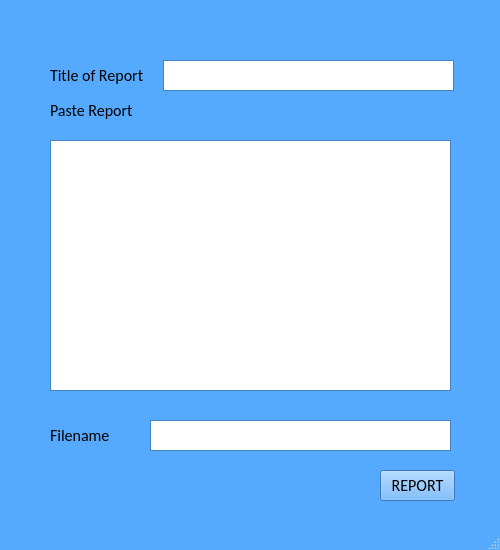
<?xml version="1.0" encoding="UTF-8"?>
<ui version="4.0">
 <class>MainWindow</class>
 <widget class="QMainWindow" name="MainWindow">
  <property name="geometry">
   <rect>
    <x>0</x>
    <y>0</y>
    <width>500</width>
    <height>550</height>
   </rect>
  </property>
  <property name="palette">
   <palette>
    <active>
     <colorrole role="WindowText">
      <brush brushstyle="SolidPattern">
       <color alpha="255">
        <red>0</red>
        <green>0</green>
        <blue>0</blue>
       </color>
      </brush>
     </colorrole>
     <colorrole role="Button">
      <brush brushstyle="SolidPattern">
       <color alpha="255">
        <red>85</red>
        <green>170</green>
        <blue>255</blue>
       </color>
      </brush>
     </colorrole>
     <colorrole role="Light">
      <brush brushstyle="SolidPattern">
       <color alpha="255">
        <red>213</red>
        <green>234</green>
        <blue>255</blue>
       </color>
      </brush>
     </colorrole>
     <colorrole role="Midlight">
      <brush brushstyle="SolidPattern">
       <color alpha="255">
        <red>149</red>
        <green>202</green>
        <blue>255</blue>
       </color>
      </brush>
     </colorrole>
     <colorrole role="Dark">
      <brush brushstyle="SolidPattern">
       <color alpha="255">
        <red>42</red>
        <green>85</green>
        <blue>127</blue>
       </color>
      </brush>
     </colorrole>
     <colorrole role="Mid">
      <brush brushstyle="SolidPattern">
       <color alpha="255">
        <red>56</red>
        <green>113</green>
        <blue>170</blue>
       </color>
      </brush>
     </colorrole>
     <colorrole role="Text">
      <brush brushstyle="SolidPattern">
       <color alpha="255">
        <red>0</red>
        <green>0</green>
        <blue>0</blue>
       </color>
      </brush>
     </colorrole>
     <colorrole role="BrightText">
      <brush brushstyle="SolidPattern">
       <color alpha="255">
        <red>255</red>
        <green>255</green>
        <blue>255</blue>
       </color>
      </brush>
     </colorrole>
     <colorrole role="ButtonText">
      <brush brushstyle="SolidPattern">
       <color alpha="255">
        <red>0</red>
        <green>0</green>
        <blue>0</blue>
       </color>
      </brush>
     </colorrole>
     <colorrole role="Base">
      <brush brushstyle="SolidPattern">
       <color alpha="255">
        <red>255</red>
        <green>255</green>
        <blue>255</blue>
       </color>
      </brush>
     </colorrole>
     <colorrole role="Window">
      <brush brushstyle="SolidPattern">
       <color alpha="255">
        <red>85</red>
        <green>170</green>
        <blue>255</blue>
       </color>
      </brush>
     </colorrole>
     <colorrole role="Shadow">
      <brush brushstyle="SolidPattern">
       <color alpha="255">
        <red>0</red>
        <green>0</green>
        <blue>0</blue>
       </color>
      </brush>
     </colorrole>
     <colorrole role="AlternateBase">
      <brush brushstyle="SolidPattern">
       <color alpha="255">
        <red>170</red>
        <green>212</green>
        <blue>255</blue>
       </color>
      </brush>
     </colorrole>
     <colorrole role="ToolTipBase">
      <brush brushstyle="SolidPattern">
       <color alpha="255">
        <red>255</red>
        <green>255</green>
        <blue>220</blue>
       </color>
      </brush>
     </colorrole>
     <colorrole role="ToolTipText">
      <brush brushstyle="SolidPattern">
       <color alpha="255">
        <red>0</red>
        <green>0</green>
        <blue>0</blue>
       </color>
      </brush>
     </colorrole>
    </active>
    <inactive>
     <colorrole role="WindowText">
      <brush brushstyle="SolidPattern">
       <color alpha="255">
        <red>0</red>
        <green>0</green>
        <blue>0</blue>
       </color>
      </brush>
     </colorrole>
     <colorrole role="Button">
      <brush brushstyle="SolidPattern">
       <color alpha="255">
        <red>85</red>
        <green>170</green>
        <blue>255</blue>
       </color>
      </brush>
     </colorrole>
     <colorrole role="Light">
      <brush brushstyle="SolidPattern">
       <color alpha="255">
        <red>213</red>
        <green>234</green>
        <blue>255</blue>
       </color>
      </brush>
     </colorrole>
     <colorrole role="Midlight">
      <brush brushstyle="SolidPattern">
       <color alpha="255">
        <red>149</red>
        <green>202</green>
        <blue>255</blue>
       </color>
      </brush>
     </colorrole>
     <colorrole role="Dark">
      <brush brushstyle="SolidPattern">
       <color alpha="255">
        <red>42</red>
        <green>85</green>
        <blue>127</blue>
       </color>
      </brush>
     </colorrole>
     <colorrole role="Mid">
      <brush brushstyle="SolidPattern">
       <color alpha="255">
        <red>56</red>
        <green>113</green>
        <blue>170</blue>
       </color>
      </brush>
     </colorrole>
     <colorrole role="Text">
      <brush brushstyle="SolidPattern">
       <color alpha="255">
        <red>0</red>
        <green>0</green>
        <blue>0</blue>
       </color>
      </brush>
     </colorrole>
     <colorrole role="BrightText">
      <brush brushstyle="SolidPattern">
       <color alpha="255">
        <red>255</red>
        <green>255</green>
        <blue>255</blue>
       </color>
      </brush>
     </colorrole>
     <colorrole role="ButtonText">
      <brush brushstyle="SolidPattern">
       <color alpha="255">
        <red>0</red>
        <green>0</green>
        <blue>0</blue>
       </color>
      </brush>
     </colorrole>
     <colorrole role="Base">
      <brush brushstyle="SolidPattern">
       <color alpha="255">
        <red>255</red>
        <green>255</green>
        <blue>255</blue>
       </color>
      </brush>
     </colorrole>
     <colorrole role="Window">
      <brush brushstyle="SolidPattern">
       <color alpha="255">
        <red>85</red>
        <green>170</green>
        <blue>255</blue>
       </color>
      </brush>
     </colorrole>
     <colorrole role="Shadow">
      <brush brushstyle="SolidPattern">
       <color alpha="255">
        <red>0</red>
        <green>0</green>
        <blue>0</blue>
       </color>
      </brush>
     </colorrole>
     <colorrole role="AlternateBase">
      <brush brushstyle="SolidPattern">
       <color alpha="255">
        <red>170</red>
        <green>212</green>
        <blue>255</blue>
       </color>
      </brush>
     </colorrole>
     <colorrole role="ToolTipBase">
      <brush brushstyle="SolidPattern">
       <color alpha="255">
        <red>255</red>
        <green>255</green>
        <blue>220</blue>
       </color>
      </brush>
     </colorrole>
     <colorrole role="ToolTipText">
      <brush brushstyle="SolidPattern">
       <color alpha="255">
        <red>0</red>
        <green>0</green>
        <blue>0</blue>
       </color>
      </brush>
     </colorrole>
    </inactive>
    <disabled>
     <colorrole role="WindowText">
      <brush brushstyle="SolidPattern">
       <color alpha="255">
        <red>42</red>
        <green>85</green>
        <blue>127</blue>
       </color>
      </brush>
     </colorrole>
     <colorrole role="Button">
      <brush brushstyle="SolidPattern">
       <color alpha="255">
        <red>85</red>
        <green>170</green>
        <blue>255</blue>
       </color>
      </brush>
     </colorrole>
     <colorrole role="Light">
      <brush brushstyle="SolidPattern">
       <color alpha="255">
        <red>213</red>
        <green>234</green>
        <blue>255</blue>
       </color>
      </brush>
     </colorrole>
     <colorrole role="Midlight">
      <brush brushstyle="SolidPattern">
       <color alpha="255">
        <red>149</red>
        <green>202</green>
        <blue>255</blue>
       </color>
      </brush>
     </colorrole>
     <colorrole role="Dark">
      <brush brushstyle="SolidPattern">
       <color alpha="255">
        <red>42</red>
        <green>85</green>
        <blue>127</blue>
       </color>
      </brush>
     </colorrole>
     <colorrole role="Mid">
      <brush brushstyle="SolidPattern">
       <color alpha="255">
        <red>56</red>
        <green>113</green>
        <blue>170</blue>
       </color>
      </brush>
     </colorrole>
     <colorrole role="Text">
      <brush brushstyle="SolidPattern">
       <color alpha="255">
        <red>42</red>
        <green>85</green>
        <blue>127</blue>
       </color>
      </brush>
     </colorrole>
     <colorrole role="BrightText">
      <brush brushstyle="SolidPattern">
       <color alpha="255">
        <red>255</red>
        <green>255</green>
        <blue>255</blue>
       </color>
      </brush>
     </colorrole>
     <colorrole role="ButtonText">
      <brush brushstyle="SolidPattern">
       <color alpha="255">
        <red>42</red>
        <green>85</green>
        <blue>127</blue>
       </color>
      </brush>
     </colorrole>
     <colorrole role="Base">
      <brush brushstyle="SolidPattern">
       <color alpha="255">
        <red>85</red>
        <green>170</green>
        <blue>255</blue>
       </color>
      </brush>
     </colorrole>
     <colorrole role="Window">
      <brush brushstyle="SolidPattern">
       <color alpha="255">
        <red>85</red>
        <green>170</green>
        <blue>255</blue>
       </color>
      </brush>
     </colorrole>
     <colorrole role="Shadow">
      <brush brushstyle="SolidPattern">
       <color alpha="255">
        <red>0</red>
        <green>0</green>
        <blue>0</blue>
       </color>
      </brush>
     </colorrole>
     <colorrole role="AlternateBase">
      <brush brushstyle="SolidPattern">
       <color alpha="255">
        <red>85</red>
        <green>170</green>
        <blue>255</blue>
       </color>
      </brush>
     </colorrole>
     <colorrole role="ToolTipBase">
      <brush brushstyle="SolidPattern">
       <color alpha="255">
        <red>255</red>
        <green>255</green>
        <blue>220</blue>
       </color>
      </brush>
     </colorrole>
     <colorrole role="ToolTipText">
      <brush brushstyle="SolidPattern">
       <color alpha="255">
        <red>0</red>
        <green>0</green>
        <blue>0</blue>
       </color>
      </brush>
     </colorrole>
    </disabled>
   </palette>
  </property>
  <property name="font">
   <font>
    <family>Calibri</family>
    <pointsize>12</pointsize>
   </font>
  </property>
  <property name="windowTitle">
   <string>MainWindow</string>
  </property>
  <widget class="QWidget" name="centralwidget">
   <widget class="QTextEdit" name="content">
    <property name="geometry">
     <rect>
      <x>50</x>
      <y>140</y>
      <width>401</width>
      <height>251</height>
     </rect>
    </property>
   </widget>
   <widget class="QPushButton" name="report">
    <property name="geometry">
     <rect>
      <x>380</x>
      <y>470</y>
      <width>75</width>
      <height>31</height>
     </rect>
    </property>
    <property name="text">
     <string>REPORT</string>
    </property>
   </widget>
   <widget class="QLabel" name="label">
    <property name="geometry">
     <rect>
      <x>50</x>
      <y>90</y>
      <width>101</width>
      <height>41</height>
     </rect>
    </property>
    <property name="text">
     <string>Paste Report</string>
    </property>
   </widget>
   <widget class="QTextEdit" name="filename">
    <property name="geometry">
     <rect>
      <x>150</x>
      <y>420</y>
      <width>301</width>
      <height>31</height>
     </rect>
    </property>
   </widget>
   <widget class="QLabel" name="label_2">
    <property name="geometry">
     <rect>
      <x>50</x>
      <y>420</y>
      <width>101</width>
      <height>31</height>
     </rect>
    </property>
    <property name="text">
     <string>Filename</string>
    </property>
   </widget>
   <widget class="QTextEdit" name="title">
    <property name="geometry">
     <rect>
      <x>163</x>
      <y>60</y>
      <width>291</width>
      <height>31</height>
     </rect>
    </property>
   </widget>
   <widget class="QLabel" name="label_3">
    <property name="geometry">
     <rect>
      <x>50</x>
      <y>65</y>
      <width>101</width>
      <height>21</height>
     </rect>
    </property>
    <property name="text">
     <string>Title of Report </string>
    </property>
   </widget>
  </widget>
  <widget class="QMenuBar" name="menubar">
   <property name="geometry">
    <rect>
     <x>0</x>
     <y>0</y>
     <width>500</width>
     <height>25</height>
    </rect>
   </property>
  </widget>
  <widget class="QStatusBar" name="statusbar"/>
 </widget>
 <resources/>
 <connections/>
</ui>
